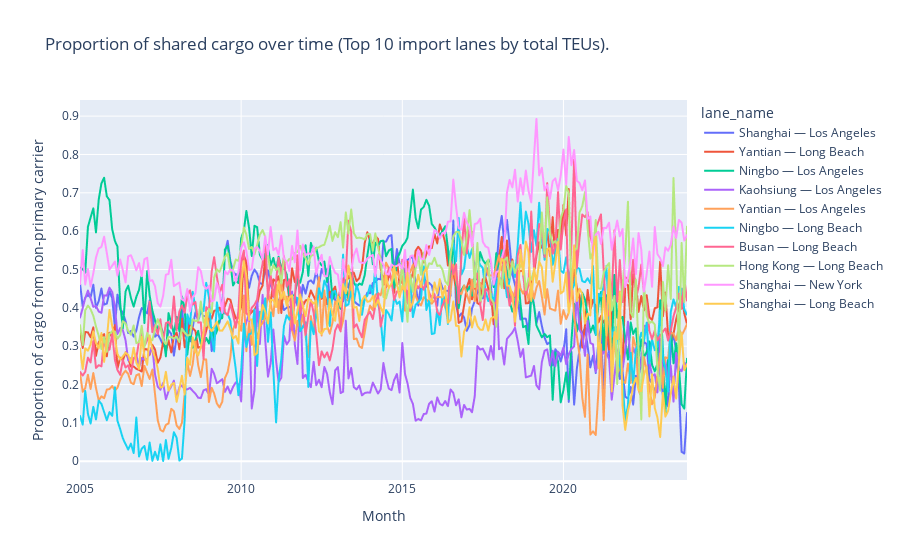

Here is the notebook cell this chart was saved with:
### Code cell
sharing_over_time_plotly(
    data_lf=imports_lf,
    group_var='lane_name',
    title='Proportion of shared cargo over time (Top 10 import lanes by total TEUs).')

### Figure 1 — Plotly figure (JSON) as saved in the notebook; plotly's stock layout.template omitted (floating-point values rounded to 4 significant figures; data arrays with more than 128 entries replaced by an {"elided": "..."} marker saying what was removed)
{"data": [{"hovertemplate": "lane_name=Shanghai — Los Angeles<br>Month=%{x}<br>Proportion of cargo from non-primary carrier=%{y}<extra></extra>", "legendgroup": "Shanghai — Los Angeles", "line": {"color": "#636efa", "dash": "solid"}, "marker": {"symbol": "circle"}, "mode": "lines", "name": "Shanghai — Los Angeles", "showlegend": true, "type": "scattergl", "x": {"elided": "227 str values"}, "xaxis": "x", "y": {"elided": "227 float values"}, "yaxis": "y"}, {"hovertemplate": "lane_name=Yantian — Long Beach<br>Month=%{x}<br>Proportion of cargo from non-primary carrier=%{y}<extra></extra>", "legendgroup": "Yantian — Long Beach", "line": {"color": "#EF553B", "dash": "solid"}, "marker": {"symbol": "circle"}, "mode": "lines", "name": "Yantian — Long Beach", "showlegend": true, "type": "scattergl", "x": {"elided": "227 str values"}, "xaxis": "x", "y": {"elided": "227 float values"}, "yaxis": "y"}, {"hovertemplate": "lane_name=Ningbo — Los Angeles<br>Month=%{x}<br>Proportion of cargo from non-primary carrier=%{y}<extra></extra>", "legendgroup": "Ningbo — Los Angeles", "line": {"color": "#00cc96", "dash": "solid"}, "marker": {"symbol": "circle"}, "mode": "lines", "name": "Ningbo — Los Angeles", "showlegend": true, "type": "scattergl", "x": {"elided": "227 str values"}, "xaxis": "x", "y": {"elided": "227 float values"}, "yaxis": "y"}, {"hovertemplate": "lane_name=Kaohsiung — Los Angeles<br>Month=%{x}<br>Proportion of cargo from non-primary carrier=%{y}<extra></extra>", "legendgroup": "Kaohsiung — Los Angeles", "line": {"color": "#ab63fa", "dash": "solid"}, "marker": {"symbol": "circle"}, "mode": "lines", "name": "Kaohsiung — Los Angeles", "showlegend": true, "type": "scattergl", "x": {"elided": "227 str values"}, "xaxis": "x", "y": {"elided": "227 float values"}, "yaxis": "y"}, {"hovertemplate": "lane_name=Yantian — Los Angeles<br>Month=%{x}<br>Proportion of cargo from non-primary carrier=%{y}<extra></extra>", "legendgroup": "Yantian — Los Angeles", "line": {"color": "#FFA15A", "dash": "solid"}, "marker": {"symbol": "circle"}, "mode": "lines", "name": "Yantian — Los Angeles", "showlegend": true, "type": "scattergl", "x": {"elided": "227 str values"}, "xaxis": "x", "y": {"elided": "227 float values"}, "yaxis": "y"}, {"hovertemplate": "lane_name=Ningbo — Long Beach<br>Month=%{x}<br>Proportion of cargo from non-primary carrier=%{y}<extra></extra>", "legendgroup": "Ningbo — Long Beach", "line": {"color": "#19d3f3", "dash": "solid"}, "marker": {"symbol": "circle"}, "mode": "lines", "name": "Ningbo — Long Beach", "showlegend": true, "type": "scattergl", "x": {"elided": "227 str values"}, "xaxis": "x", "y": {"elided": "227 float values"}, "yaxis": "y"}, {"hovertemplate": "lane_name=Busan — Long Beach<br>Month=%{x}<br>Proportion of cargo from non-primary carrier=%{y}<extra></extra>", "legendgroup": "Busan — Long Beach", "line": {"color": "#FF6692", "dash": "solid"}, "marker": {"symbol": "circle"}, "mode": "lines", "name": "Busan — Long Beach", "showlegend": true, "type": "scattergl", "x": {"elided": "227 str values"}, "xaxis": "x", "y": {"elided": "227 float values"}, "yaxis": "y"}, {"hovertemplate": "lane_name=Hong Kong — Long Beach<br>Month=%{x}<br>Proportion of cargo from non-primary carrier=%{y}<extra></extra>", "legendgroup": "Hong Kong — Long Beach", "line": {"color": "#B6E880", "dash": "solid"}, "marker": {"symbol": "circle"}, "mode": "lines", "name": "Hong Kong — Long Beach", "showlegend": true, "type": "scattergl", "x": {"elided": "227 str values"}, "xaxis": "x", "y": {"elided": "227 float values"}, "yaxis": "y"}, {"hovertemplate": "lane_name=Shanghai — New York<br>Month=%{x}<br>Proportion of cargo from non-primary carrier=%{y}<extra></extra>", "legendgroup": "Shanghai — New York", "line": {"color": "#FF97FF", "dash": "solid"}, "marker": {"symbol": "circle"}, "mode": "lines", "name": "Shanghai — New York", "showlegend": true, "type": "scattergl", "x": {"elided": "227 str values"}, "xaxis": "x", "y": {"elided": "227 float values"}, "yaxis": "y"}, {"hovertemplate": "lane_name=Shanghai — Long Beach<br>Month=%{x}<br>Proportion of cargo from non-primary carrier=%{y}<extra></extra>", "legendgroup": "Shanghai — Long Beach", "line": {"color": "#FECB52", "dash": "solid"}, "marker": {"symbol": "circle"}, "mode": "lines", "name": "Shanghai — Long Beach", "showlegend": true, "type": "scattergl", "x": {"elided": "227 str values"}, "xaxis": "x", "y": {"elided": "227 float values"}, "yaxis": "y"}], "layout": {"legend": {"title": {"text": "lane_name"}, "tracegroupgap": 0}, "title": {"text": "Proportion of shared cargo over time (Top 10 import lanes by total TEUs)."}, "xaxis": {"anchor": "y", "domain": [0, 1], "title": {"text": "Month"}}, "yaxis": {"anchor": "x", "domain": [0, 1], "title": {"text": "Proportion of cargo from non-primary carrier"}}}}
